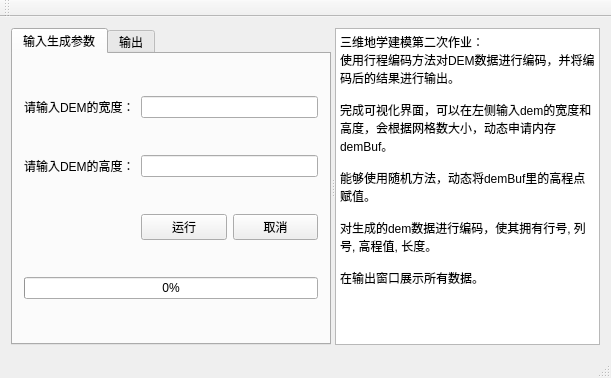
<?xml version="1.0" encoding="UTF-8"?>
<ui version="4.0">
 <class>Dhomework2Class</class>
 <widget class="QMainWindow" name="Dhomework2Class">
  <property name="geometry">
   <rect>
    <x>0</x>
    <y>0</y>
    <width>611</width>
    <height>378</height>
   </rect>
  </property>
  <property name="minimumSize">
   <size>
    <width>611</width>
    <height>378</height>
   </size>
  </property>
  <property name="windowTitle">
   <string>钟新伟三维地学建模作业2Release1.0</string>
  </property>
  <widget class="QWidget" name="centralWidget">
   <layout class="QHBoxLayout" name="horizontalLayout">
    <item>
     <widget class="QSplitter" name="splitter">
      <property name="orientation">
       <enum>Qt::Horizontal</enum>
      </property>
      <widget class="QTabWidget" name="tabWidget">
       <property name="currentIndex">
        <number>0</number>
       </property>
       <widget class="QWidget" name="tab">
        <attribute name="title">
         <string>输入生成参数</string>
        </attribute>
        <layout class="QGridLayout" name="gridLayout">
         <item row="0" column="0">
          <widget class="QLabel" name="label">
           <property name="styleSheet">
            <string notr="true">font: 12pt &quot;黑体&quot;;</string>
           </property>
           <property name="text">
            <string>请输入DEM的宽度：</string>
           </property>
          </widget>
         </item>
         <item row="0" column="1" colspan="2">
          <widget class="QLineEdit" name="widthlineEdit"/>
         </item>
         <item row="1" column="0">
          <widget class="QLabel" name="label_2">
           <property name="styleSheet">
            <string notr="true">font: 12pt &quot;黑体&quot;;</string>
           </property>
           <property name="text">
            <string>请输入DEM的高度：</string>
           </property>
          </widget>
         </item>
         <item row="1" column="1" colspan="2">
          <widget class="QLineEdit" name="heightlineEdit"/>
         </item>
         <item row="2" column="1">
          <widget class="QPushButton" name="startpushButton">
           <property name="text">
            <string>运行</string>
           </property>
          </widget>
         </item>
         <item row="2" column="2">
          <widget class="QPushButton" name="cancelpushButton">
           <property name="text">
            <string>取消</string>
           </property>
          </widget>
         </item>
         <item row="3" column="0" colspan="3">
          <widget class="QProgressBar" name="progressBar">
           <property name="value">
            <number>0</number>
           </property>
          </widget>
         </item>
        </layout>
       </widget>
       <widget class="QWidget" name="tab_2">
        <attribute name="title">
         <string>输出</string>
        </attribute>
        <layout class="QVBoxLayout" name="verticalLayout">
         <item>
          <widget class="QPlainTextEdit" name="plainTextEdit_2">
           <property name="readOnly">
            <bool>true</bool>
           </property>
          </widget>
         </item>
        </layout>
       </widget>
      </widget>
      <widget class="QPlainTextEdit" name="plainTextEdit">
       <property name="styleSheet">
        <string notr="true">font: 11pt &quot;黑体&quot;;</string>
       </property>
       <property name="readOnly">
        <bool>true</bool>
       </property>
       <property name="plainText">
        <string>三维地学建模第二次作业：
使用行程编码方法对DEM数据进行编码，并将编码后的结果进行输出。

完成可视化界面，可以在左侧输入dem的宽度和高度，会根据网格数大小，动态申请内存demBuf。

能够使用随机方法，动态将demBuf里的高程点赋值。

对生成的dem数据进行编码，使其拥有行号, 列号, 高程值, 长度。

在输出窗口展示所有数据。</string>
       </property>
      </widget>
     </widget>
    </item>
   </layout>
  </widget>
  <widget class="QMenuBar" name="menuBar">
   <property name="geometry">
    <rect>
     <x>0</x>
     <y>0</y>
     <width>611</width>
     <height>23</height>
    </rect>
   </property>
  </widget>
  <widget class="QToolBar" name="mainToolBar">
   <attribute name="toolBarArea">
    <enum>TopToolBarArea</enum>
   </attribute>
   <attribute name="toolBarBreak">
    <bool>false</bool>
   </attribute>
  </widget>
  <widget class="QStatusBar" name="statusBar"/>
 </widget>
 <layoutdefault spacing="6" margin="11"/>
 <resources>
  <include location="Dhomework2.qrc"/>
 </resources>
 <connections/>
</ui>
